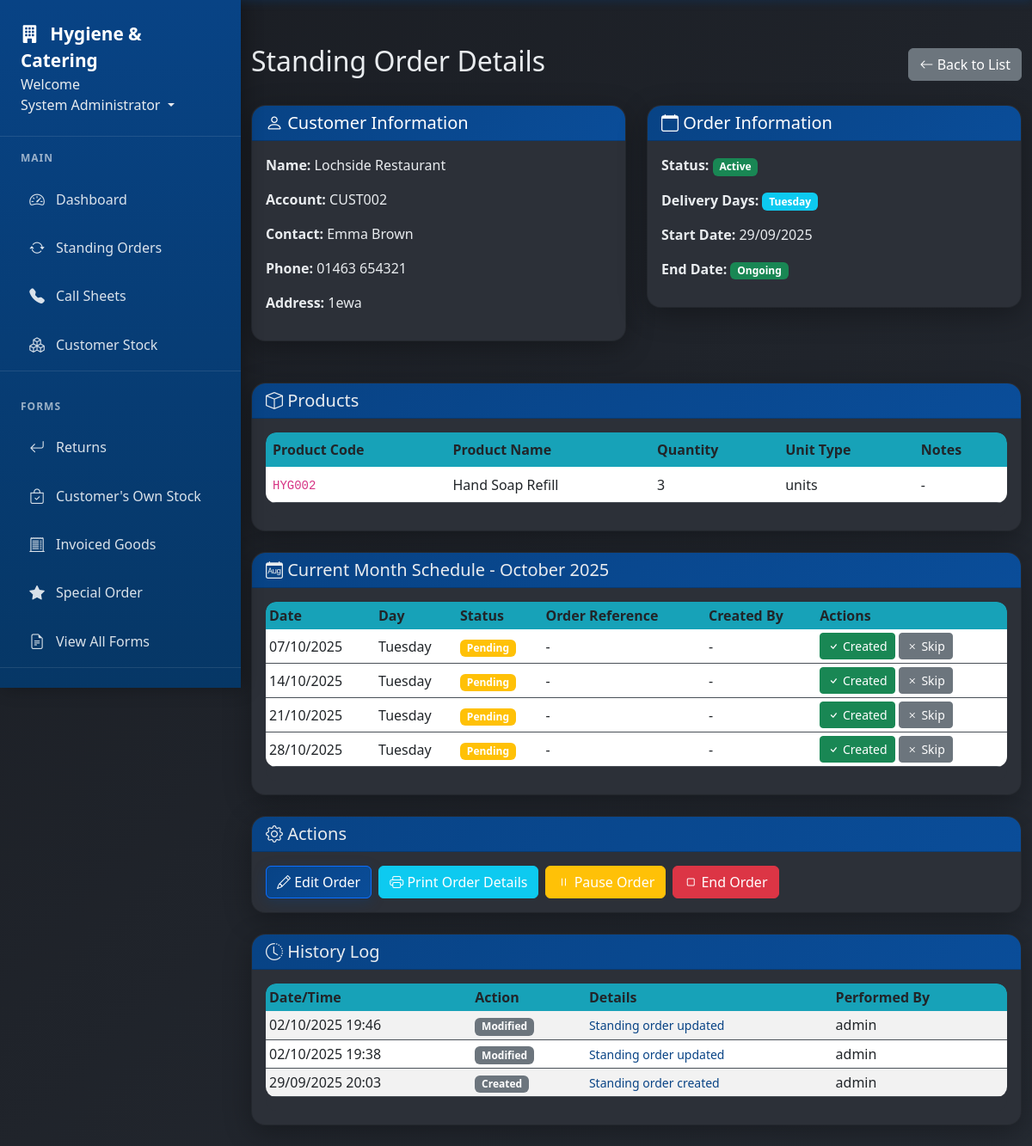
The app's page /standing-orders/1 (signed in), older data.
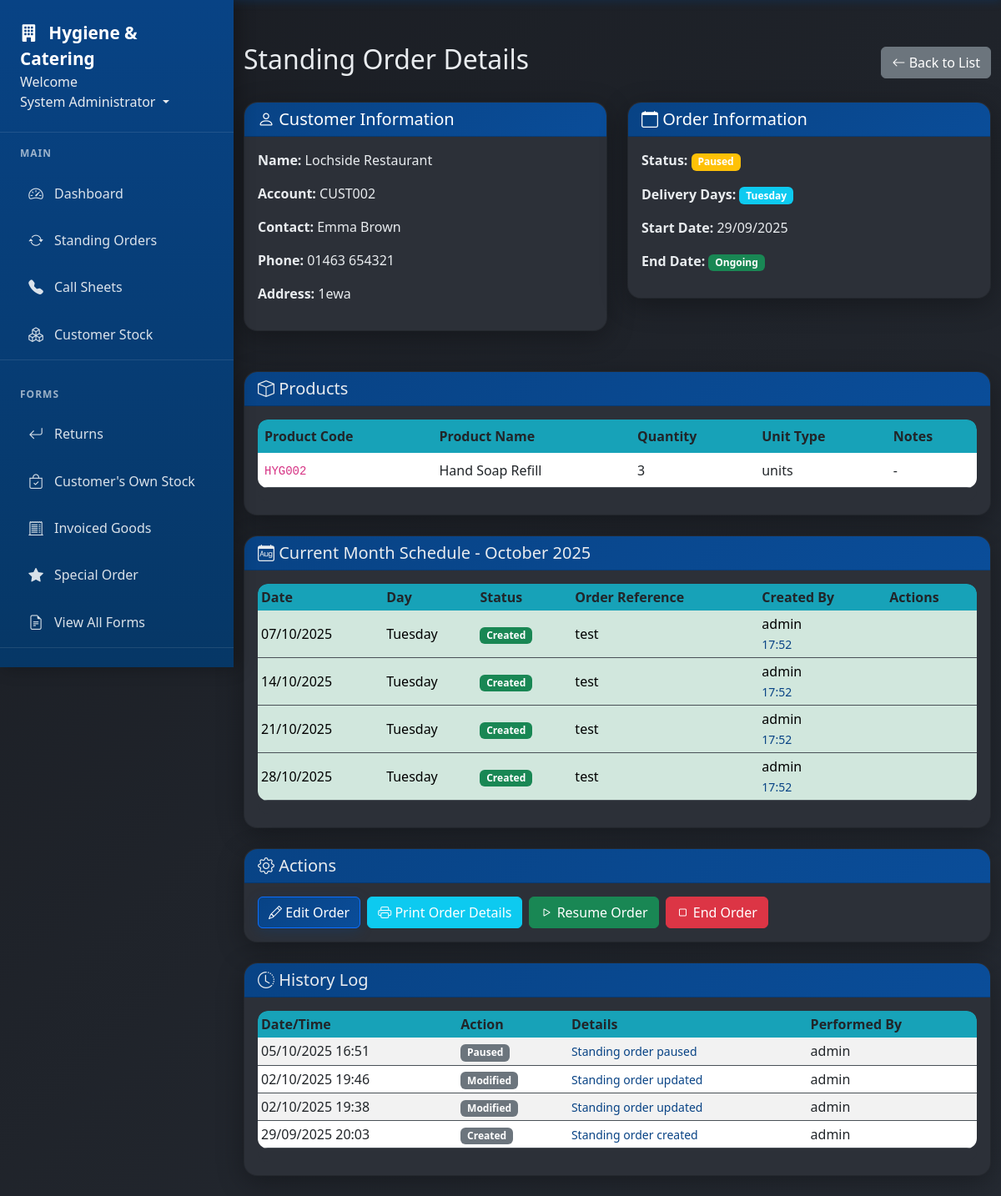
The same page, newer data.
### app/models.py (models this page shows, shortened)
class StandingOrderItem(db.Model):
    id = db.Column(db.Integer, primary_key=True)
    standing_order_id = db.Column(db.Integer, db.ForeignKey('standing_order.id'), nullable=False)
    product_code = db.Column(db.String(50), nullable=False)
    product_name = db.Column(db.String(100), nullable=False)
    quantity = db.Column(db.Integer, nullable=False)
    unit_type = db.Column(db.String(20), default='units')  # units, cases, boxes, etc.
    special_notes = db.Column(db.Text)  # Item-specific notes
    created_at = db.Column(db.DateTime, nullable=False, default=datetime.utcnow)

class StandingOrderSchedule(db.Model):
    id = db.Column(db.Integer, primary_key=True)
    standing_order_id = db.Column(db.Integer, db.ForeignKey('standing_order.id'), nullable=False)
    scheduled_date = db.Column(db.Date, nullable=False)
    status = db.Column(db.String(20), default='pending')  # pending, created, skipped
    order_created_date = db.Column(db.DateTime, nullable=True)
    order_created_by = db.Column(db.Integer, db.ForeignKey('user.id'), nullable=True)
    order_reference = db.Column(db.String(50))
    notes = db.Column(db.Text)
    created_by_user = db.relationship('User', backref='created_orders_from_standing')
    __table_args__ = (db.UniqueConstraint('standing_order_id', 'scheduled_date'),)

class StandingOrderLog(db.Model):
    id = db.Column(db.Integer, primary_key=True)
    standing_order_id = db.Column(db.Integer, db.ForeignKey('standing_order.id'), nullable=False)
    action_type = db.Column(db.String(50), nullable=False)  # created, modified, paused, resumed, ended, item_added, item_removed, etc.
    action_details = db.Column(db.Text)  # JSON string with details of the change
    performed_by = db.Column(db.Integer, db.ForeignKey('user.id'), nullable=False)
    performed_at = db.Column(db.DateTime, nullable=False, default=datetime.utcnow)
    user = db.relationship('User', backref='standing_order_actions')

class User(db.Model, UserMixin):
    id = db.Column(db.Integer, primary_key=True)
    username = db.Column(db.String(20), unique=True, nullable=False)  # Keep for system use
    email = db.Column(db.String(120), unique=True, nullable=False, index=True)  # Primary identifier
    full_name = db.Column(db.String(100), nullable=False)
    password_hash = db.Column(db.String(128), nullable=False)  # Changed from 'password' to 'password_hash'
    role = db.Column(db.String(20), nullable=False)
    job_title = db.Column(db.String(100))
    direct_phone = db.Column(db.String(20))
    mobile_phone = db.Column(db.String(20))
    is_active = db.Column(db.Boolean, default=True)
    must_change_password = db.Column(db.Boolean, default=False)
    created_at = db.Column(db.DateTime, nullable=False, default=datetime.utcnow)
    last_login = db.Column(db.DateTime)
    forms = db.relationship('Form', foreign_keys='Form.user_id', backref='author', lazy=True)
    callsheet_entries = db.relationship('CallsheetEntry', backref='entered_by', lazy=True)
    callsheets_created = db.relationship('Callsheet', backref='created_by_user', lazy=True)
    todo_items = db.relationship('TodoItem', backref='user', lazy=True, cascade='all, delete-orphan')
    company_updates = db.relationship('CompanyUpdate', backref='author', lazy=True, cascade='all, delete-orphan')

### app/routes.py (the view)
@main.route('/standing-orders/<int:order_id>')
@login_required
def view_standing_order(order_id):
    order = StandingOrder.query.get_or_404(order_id)
    today = date.today()
    month_start = date(today.year, today.month, 1)
    month_end = date(today.year, today.month, calendar.monthrange(today.year, today.month)[1])
    schedules = StandingOrderSchedule.query.filter(
        StandingOrderSchedule.standing_order_id == order_id,
        StandingOrderSchedule.scheduled_date.between(month_start, month_end)
    ).order_by(StandingOrderSchedule.scheduled_date).all()
    logs = StandingOrderLog.query.filter_by(
        standing_order_id=order_id
    ).order_by(StandingOrderLog.performed_at.desc()).limit(20).all()
    return render_template('standing_order_detail.html',
                         order=order,
                         schedules=schedules,
                         logs=logs,
                         today=today)

### app/models.py (called while the page is built)
@login_manager.user_loader
def load_user(user_id):
    return User.query.get(int(user_id))

    def get_delivery_days_list(self):
        if self.delivery_days:
            days = [int(d) for d in self.delivery_days.split(',')]
            return [d for d in days if d < 5]
        return []

    def get_delivery_days_names(self):
        days = ['Monday', 'Tuesday', 'Wednesday', 'Thursday', 'Friday']
        day_numbers = self.get_delivery_days_list()
        return [days[d] for d in day_numbers if d < 5]

### app/templates/standing_order_detail.html (shortened to what the changed rows need)
{% extends "base.html" %} {% block content %}
<div class="d-flex justify-content-between align-items-center mb-4">
  <h2>Standing Order Details</h2>
</div>
<div class="row mb-4">
  <div class="col-md-6">
    <div class="card">
      <div class="card-body">
        <p>
          <strong>Status:</strong>
          {% if order.status == 'active' %}
          <span class="badge bg-success">Active</span>
          {% elif order.status == 'paused' %}
          <span class="badge bg-warning">Paused</span>
          {% else %}
          <span class="badge bg-secondary">{{ order.status|title }}</span>
          {% endif %}
        </p>
        <p>
          <strong>Delivery Days:</strong>
          {% for day in order.get_delivery_days_names() %}
          <span class="badge bg-info">{{ day }}</span>
          {% endfor %}
        </p>
      </div>
    </div>
  </div>
</div>
<div class="card mb-4">
  <div class="card-body">
    <div class="table-responsive">
      <table class="table">
        <thead>
          <tr>
            <th>Product Code</th>
            <th>Product Name</th>
            <th>Quantity</th>
            <th>Unit Type</th>
            <th>Notes</th>
          </tr>
        </thead>
        <tbody>
          {% for item in order.items %}
          <tr>
            <td><code>{{ item.product_code }}</code></td>
            <td>{{ item.product_name }}</td>
            <td>{{ item.quantity }}</td>
            <td>{{ item.unit_type }}</td>
            <td>{{ item.special_notes or '-' }}</td>
          </tr>
          {% endfor %}
        </tbody>
      </table>
    </div>
  </div>
</div>
<div class="card mb-4">
  <div class="card-body">
    {% if schedules %}
    <div class="table-responsive">
      <table class="table table-sm">
        <thead>
          <tr>
            <th>Date</th>
            <th>Day</th>
            <th>Status</th>
            <th>Order Reference</th>
            <th>Created By</th>
            <th>Actions</th>
          </tr>
        </thead>
        <tbody>
          {% for schedule in schedules %}
          <tr
            class="{% if schedule.status == 'created' %}table-success{% elif schedule.status == 'skipped' %}table-secondary{% endif %}"
          >
            <td>{{ schedule.scheduled_date.strftime('%d/%m/%Y') }}</td>
            <td>{{ schedule.scheduled_date.strftime('%A') }}</td>
            <td>
              {% if schedule.status == 'created' %}
              <span class="badge bg-success">Created</span>
              {% elif schedule.status == 'skipped' %}
              <span class="badge bg-secondary">Skipped</span>
              {% else %}
              <span class="badge bg-warning">Pending</span>
              {% endif %}
            </td>
            <td>{{ schedule.order_reference or '-' }}</td>
            <td>
              {% if schedule.created_by_user %} {{
              schedule.created_by_user.username }} {% if
              schedule.order_created_date %}
              <br /><small
                >{{ schedule.order_created_date.strftime('%H:%M') }}</small
              >
              {% endif %} {% else %} - {% endif %}
            </td>
            <td>
              {% if schedule.status == 'pending' %}
              <button
                class="btn btn-sm btn-success"
                onclick="markCreated({{ schedule.id }})"
              >
                <i class="bi bi-check"></i> Created
              </button>
              <button
                class="btn btn-sm btn-secondary"
                onclick="skipSchedule({{ schedule.id }})"
              >
                <i class="bi bi-x"></i> Skip
              </button>
              {% elif schedule.notes %}
              <small>{{ schedule.notes }}</small>
              {% endif %}
            </td>
          </tr>
          {% endfor %}
        </tbody>
      </table>
    </div>
    {% endif %}
  </div>
</div>
<div class="card mb-4">
  <div class="card-body">
    <div class="d-flex gap-2 flex-wrap">
      <button class="btn btn-primary" onclick="editOrder()">
        <i class="bi bi-pencil"></i> Edit Order
      </button>
      <a
        href="{{ url_for('main.print_standing_order', order_id=order.id) }}"
        class="btn btn-info"
        target="_blank"
      >
        <i class="bi bi-printer"></i> Print Order Details
      </a>
      {% if order.status == 'active' %}
      <button class="btn btn-warning" onclick="pauseOrder()">
        <i class="bi bi-pause"></i> Pause Order
      </button>
      {% elif order.status == 'paused' %}
      <button class="btn btn-success" onclick="resumeOrder()">
        <i class="bi bi-play"></i> Resume Order
      </button>
      {% endif %} {% if order.status != 'ended' %}
      <button class="btn btn-danger" onclick="endOrder()">
        <i class="bi bi-stop"></i> End Order
      </button>
      {% endif %}
    </div>
  </div>
</div>
<div class="card">
  <div class="card-body">
    {% if logs %}
    <div class="table-responsive">
      <table class="table table-sm table-striped">
        <thead>
          <tr>
            <th>Date/Time</th>
            <th>Action</th>
            <th>Details</th>
            <th>Performed By</th>
          </tr>
        </thead>
        <tbody>
          {% for log in logs %}
          <tr>
            <td>{{ log.performed_at.strftime('%d/%m/%Y %H:%M') }}</td>
            <td>
              <span class="badge bg-secondary"
                >{{ log.action_type|replace('_', ' ')|title }}</span
              >
            </td>
            <td>
              {% if log.action_type == 'created' %}
              <small>Standing order created</small>
              {% elif log.action_type == 'modified' %}
              <small>Standing order updated</small>
              {% elif log.action_type == 'paused' %}
              <small>Standing order paused</small>
              {% elif log.action_type == 'resumed' %}
              <small>Standing order resumed</small>
              {% elif log.action_type == 'ended' %}
              <small>Standing order ended</small>
              {% else %}
              <small>-</small>
              {% endif %}
            </td>
            <td>{{ log.user.username }}</td>
          </tr>
          {% endfor %}
        </tbody>
      </table>
    </div>
    {% else %}
    <p class="text-muted">No history recorded yet.</p>
    {% endif %}
  </div>
</div>
{% endblock %}

Row changes from the older to the newer data that the page shows:
changed StandingOrder: status "active" → "paused" (drawn)
changed StandingOrderSchedule (number 1 of 4 on the later page): order_reference "-" → "test"; created_by_user.username (not shown) → "admin"; order_created_date (not shown) → "17:52"; no longer shows "Pending - Skip"
changed StandingOrderSchedule (number 2 of 4 on the later page): order_reference "-" → "test"; created_by_user.username (not shown) → "admin"; order_created_date (not shown) → "17:52"; no longer shows "Pending - Skip"
changed StandingOrderSchedule (number 3 of 4 on the later page): order_reference "-" → "test"; created_by_user.username (not shown) → "admin"; order_created_date (not shown) → "17:52"; no longer shows "Pending - Skip"
changed StandingOrderSchedule (number 4 of 4 on the later page): order_reference "-" → "test"; created_by_user.username (not shown) → "admin"; order_created_date (not shown) → "17:52"; no longer shows "Pending - Skip"
added StandingOrderLog: performed_at "05/10/2025 16:51", action_type "Paused", shows "Standing order paused", user.username "admin"
Text that changed along with them:
text no longer shown: "Active Pause Order"
text now shown: "Paused Resume Order"
